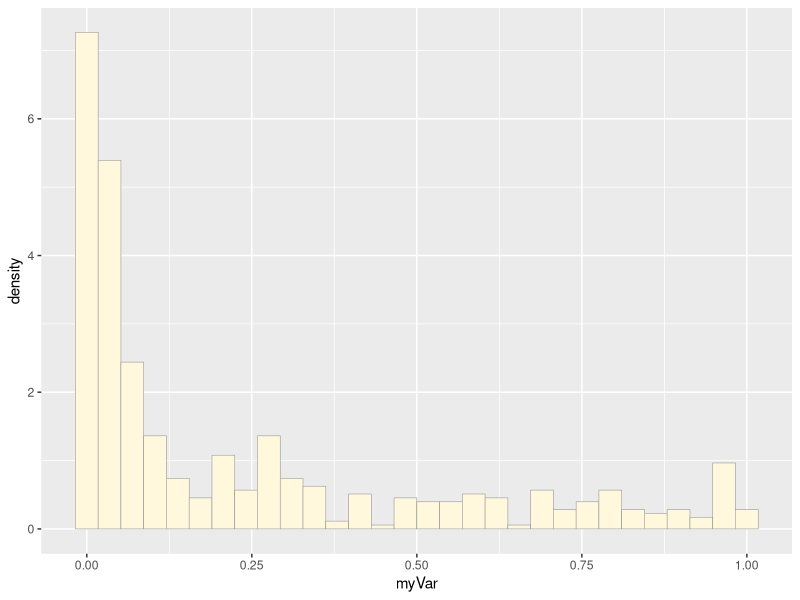
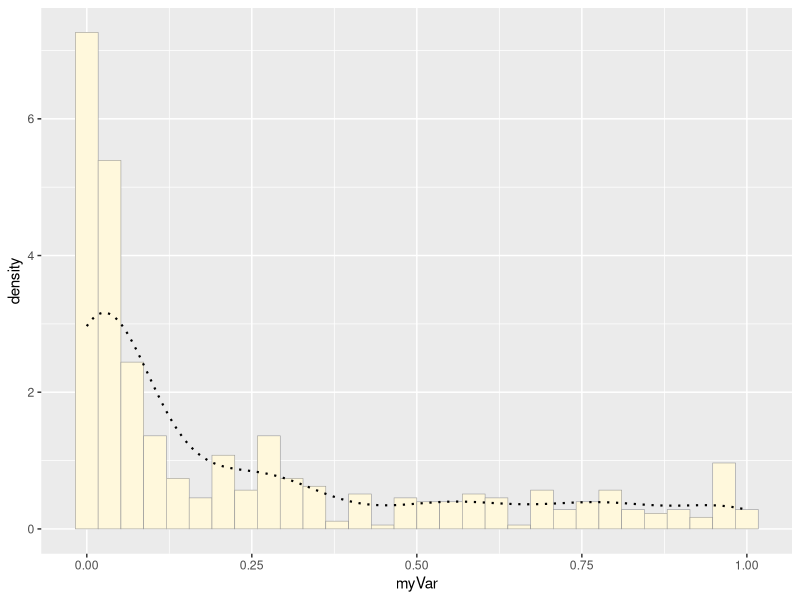
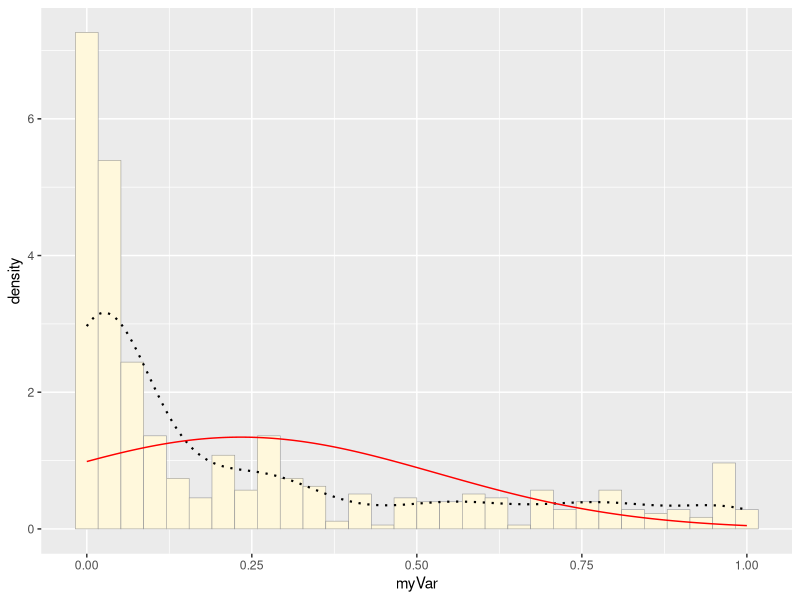
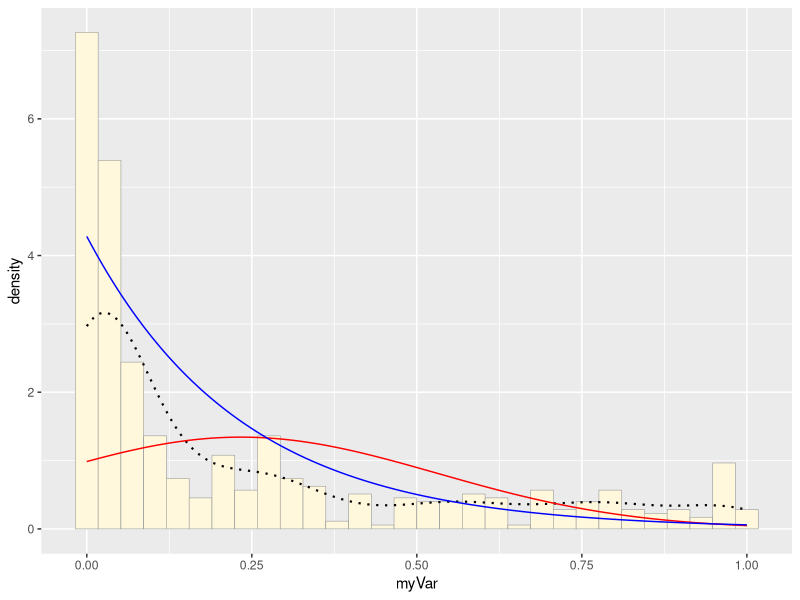
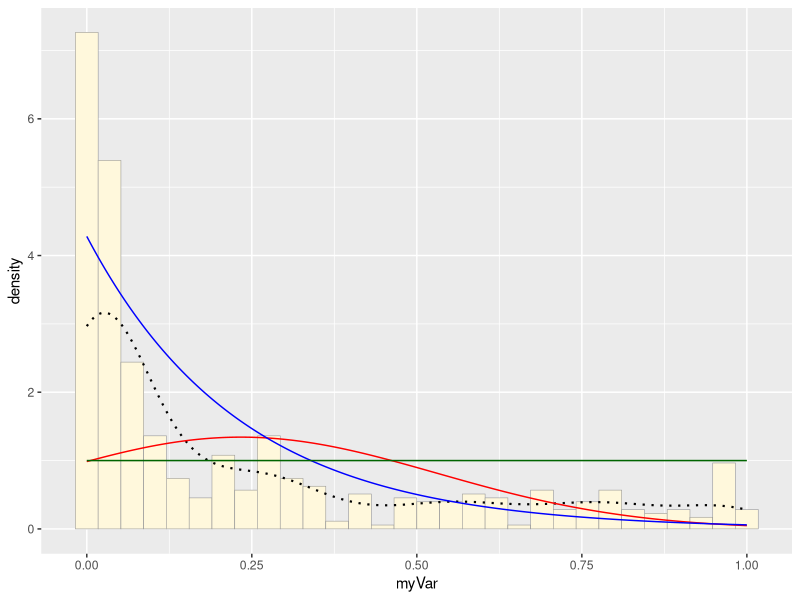

R code for these plots, in order: (Note: this script raises an error after producing the figures.)
## ---- chunk 1
knitr::opts_chunk$set(echo = TRUE)
## ---- chunk 2
library(dplyr)

z <- read.csv("UBO_DataSheet.csv",header=TRUE,sep=",")
z <- z %>% 
  select(field_ID, assay_score) %>% 
  filter(!is.na(assay_score))

str(z)
summary(z)

colnames(z) <- c("ID", "myVar")

library(ggplot2) # for graphics
library(MASS) # for maximum likelihood estimation
# quick and dirty, a truncated normal distribution to work on the solution set

#z <- rnorm(n=3000,mean=0.2)
#z <- data.frame(1:3000,z)
#names(z) <- list("ID","myVar")
#z <- z[z$myVar>0,]
#str(z)
#summary(z$myVar)
## ---- chunk 3
p1 <- ggplot(data=z, aes(x=myVar, y=..density..)) +
  geom_histogram(color="grey60",fill="cornsilk",size=0.2) 
print(p1)
#adds an empirical density curve
p1 <-  p1 +  geom_density(linetype="dotted",size=0.75)
print(p1)
#get maximum likelihood parameters for normal distribution
normPars <- fitdistr(z$myVar,"normal")
print(normPars)
str(normPars)
normPars$estimate["mean"] # note structure of getting a named attribute
## ---- chunk 4
meanML <- normPars$estimate["mean"]
sdML <- normPars$estimate["sd"]

xval <- seq(0,max(z$myVar),len=length(z$myVar))

 stat <- stat_function(aes(x = xval, y = ..y..), fun = dnorm, colour="red", n = length(z$myVar), args = list(mean = meanML, sd = sdML))
 p1 + stat
## ---- chunk 5
expoPars <- fitdistr(z$myVar,"exponential")
rateML <- expoPars$estimate["rate"]

stat2 <- stat_function(aes(x = xval, y = ..y..), fun = dexp, colour="blue", n = length(z$myVar), args = list(rate=rateML))
 p1 + stat + stat2
## ---- chunk 6
 stat3 <- stat_function(aes(x = xval, y = ..y..), fun = dunif, colour="darkgreen", n = length(z$myVar), args = list(min=min(z$myVar), max=max(z$myVar)))
 p1 + stat + stat2 + stat3
## ---- chunk 7
 gammaPars <- fitdistr(z$myVar,"gamma")
shapeML <- gammaPars$estimate["shape"]
rateML <- gammaPars$estimate["rate"]

stat4 <- stat_function(aes(x = xval, y = ..y..), fun = dgamma, colour="brown", n = length(z$myVar), args = list(shape=shapeML, rate=rateML))
 p1 + stat + stat2 + stat3 + stat4
## ---- chunk 8
 pSpecial <- ggplot(data=z, aes(x=myVar/(max(myVar + 0.1)), y=..density..)) +
  geom_histogram(color="grey60",fill="cornsilk",size=0.2) + 
  xlim(c(0,1)) +
  geom_density(size=0.75,linetype="dotted")

betaPars <- fitdistr(x=z$myVar/max(z$myVar + 0.1),start=list(shape1=1,shape2=2),"beta")
shape1ML <- betaPars$estimate["shape1"]
shape2ML <- betaPars$estimate["shape2"]

statSpecial <- stat_function(aes(x = xval, y = ..y..), fun = dbeta, colour="orchid", n = length(z$myVar), args = list(shape1=shape1ML,shape2=shape2ML))
pSpecial + statSpecial

